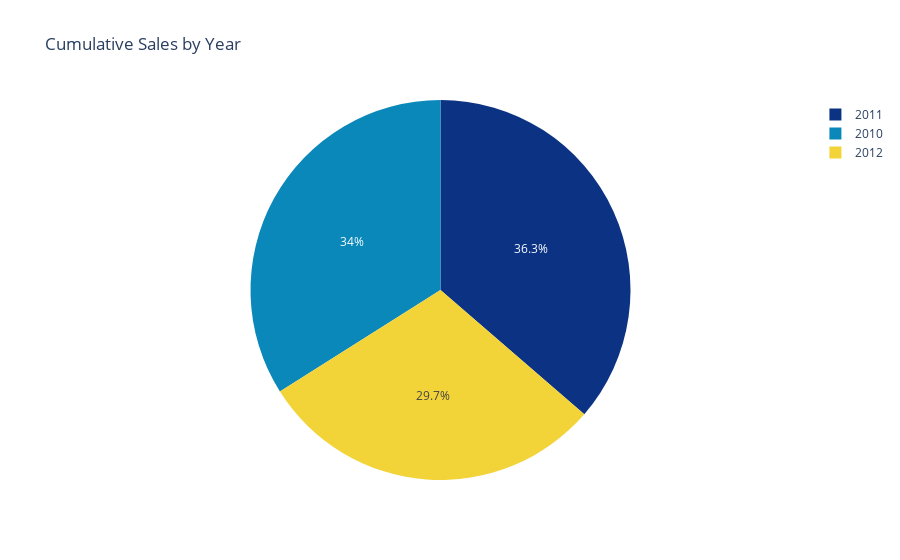

Write notebook code for a chart like this one.
### Markdown cell above
The line graph above shows the cumulative weekly sales per month and the comparison among the years.

By that graph it's possible to notice that the stores have better performance in the months below:

1. December
2. November
3. June
4. February
5. August


It's also possible to notice that 2012 wasn't the best year only because there is no data from after October.

### Code cell
# Observing What is the year with the highest cumulative sales

year_sales = pd.DataFrame(df.groupby(['Year'])['Weekly_Sales'].sum()).reset_index()

fig = px.pie(year_sales, 
             values='Weekly_Sales', 
             names='Year', 
             color_discrete_sequence=px.colors.diverging.Portland, 
             title= 'Cumulative Sales by Year')

fig.show()

### Figure 1 — Plotly figure (JSON) as saved in the notebook; plotly's stock layout.template omitted (floating-point values rounded to 4 significant figures)
{"data": [{"domain": {"x": [0, 1], "y": [0, 1]}, "hovertemplate": "Year=%{label}<br>Weekly_Sales=%{value}<extra></extra>", "labels": [2010, 2011, 2012], "legendgroup": "", "name": "", "showlegend": true, "type": "pie", "values": [2289000000.0, 2448000000.0, 2000000000.0]}], "layout": {"legend": {"tracegroupgap": 0}, "piecolorway": ["rgb(12,51,131)", "rgb(10,136,186)", "rgb(242,211,56)", "rgb(242,143,56)", "rgb(217,30,30)"], "title": {"text": "Cumulative Sales by Year"}}}
